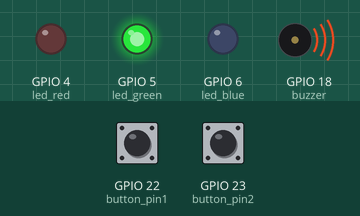
A program run on a simulated Raspberry Pi (BCM pin numbers). Parts: output pins drawn as LEDs (lit = HIGH), buzzer (waves = sounding). Inputs (shaded band) come from the test bench; at power-on: GPIO 22 (button_pin1) HIGH, GPIO 23 (button_pin2) LOW. What the program prints to the terminal is not drawn.

Above: at 0.1 s.
Timing chart, 0 to 39.5 s (numbered marks = the images above):
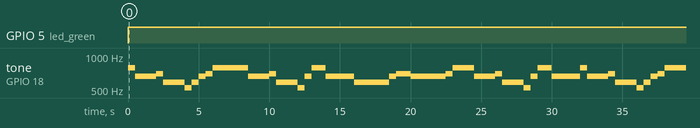

The program:

KYJmission020102.py
```python
import RPi.GPIO as GPIO
import time

buzzer = 18

button_pin1 = 22
button_pin2 = 23
button_pin3 = 24
button_pin4 = 25

led_red = 4
led_green = 5
led_blue = 6

flag = False

GPIO.setmode(GPIO.BCM) #핀모드 설정
GPIO.setwarnings(False)

GPIO.setup(buzzer, GPIO.OUT)
GPIO.setup(led_red, GPIO.OUT)
GPIO.setup(led_green, GPIO.OUT)
GPIO.setup(led_blue, GPIO.OUT)

GPIO.setup(button_pin1, GPIO.IN)
GPIO.setup(button_pin2, GPIO.IN)
GPIO.setup(button_pin3, GPIO.IN)
GPIO.setup(button_pin4, GPIO.IN)

GPIO.output(led_red,False)
GPIO.output(led_green,False)
GPIO.output(led_blue,False)

pwm = GPIO.PWM(buzzer, 1.0)

def Music_One():
    pwm.start(10.0)
    scale = [262, 294, 330, 349, 392, 440, 494]
    twinkle = [1,1,5,5,6,6,5,4,4,3,3,2,2,1,5,5,4,4,3,3,2,5,5,4,4,3,3,2,1,1,5,5,6,6,5,4,4,3,3,2,2,1]

    try:
        for i in range(0,42):
            pwm.ChangeFrequency(scale[twinkle[i] - 1])
            GPIO.output(led_red,True)
            if i == 6 or i == 13 or i == 20 or i == 27 or i == 34 or i == 41:
                time.sleep(1)
            else:
                time.sleep(0.5)
        pwm.stop()
        GPIO.output(led_red,False)
    except KeyboardInterrupt:
        pwm.stop()
        GPIO.output(led_red,False)

def Music_Two():
    pwm.start(10.0)
    scale = [523, 587, 659, 698, 784, 880, 988, 1047]
    twinkle = [4,2,2,
               3,1,1,
               0,1,2,3,4,4,4,
               4,2,2,2,3,1,1,
               0,2,4,4,2,2,2,
               1,1,1,1,1,2,3,
               2,2,2,2,2,3,4,
               4,2,2,
               3,1,1,
               0,2,4,4,2,2,2]

    try:
        for i in range(0,54):
            pwm.ChangeFrequency(scale[twinkle[i]])
            GPIO.output(led_green,True)
            if i == 2 or i == 5 or i == 12 or i == 19 or i == 26 or i == 33 or i == 40 or i == 43 or i == 46 or i == 53:
                time.sleep(1)
            else:
                time.sleep(0.5)
        pwm.stop()
        GPIO.output(led_green,False)
    except KeyboardInterrupt:
        pwm.stop()
        GPIO.output(led_green,False)

def Music_Three():
    pwm.start(10.0)
    scale = [523, 587, 659, 698, 784, 880, 988, 1047]
    twinkle = [4,4,5,5,4,4,2,
               4,4,2,2,1,
               4,4,5,5,4,4,2,
               4,2,1,2,0]

    try:
        for i in range(0,24):
            pwm.ChangeFrequency(scale[twinkle[i]])
            GPIO.output(led_blue,True)
            if i == 6 or i == 18:
                time.sleep(1)
            elif i == 0 or i == 1 or i == 2 or i == 3 or i == 4 or i == 5 or i == 7 or i == 8 or i == 9 or i == 10 or i == 12 or i == 13 or i == 14 or i == 15 or i == 16 or i == 17 or i == 19 or i == 20 or i == 21 or i == 22:
                time.sleep(0.5)
            elif i == 11 or i == 23:
                time.sleep(1.2)
    except KeyboardInterrupt:
        pwm.stop()
        GPIO.output(led_blue,False)


while True:
    if GPIO.input(button_pin1) == GPIO.LOW:
        print("Button 1 pushed!")
        Music_One()
    elif GPIO.input(button_pin2) == GPIO.LOW:
        print("Button 2 pushed!")
        Music_Two()
    elif GPIO.input(button_pin3) == GPIO.LOW:
        print("Button 3 pushed!")
        Music_Three()
    elif GPIO.input(button_pin4) == GPIO.LOW:
        print("Button 4 pushed!")
        GPIO.output(led_red,False)
        GPIO.output(led_green,False)
        GPIO.output(led_blue,False)
        break
GPIO.cleanup()
```

Measured:
- by itself, GPIO 5 (led_green): LOW → HIGH at 0.00 s
- by itself, tone on GPIO 18 (buzzer): plays 784 Hz for 0.50 s, 659 Hz for 1.5 s, 698 Hz for 0.50 s, 587 Hz for 1.5 s, 523 Hz for 0.50 s, 587 Hz for 0.50 s … (38 notes in this stretch)
